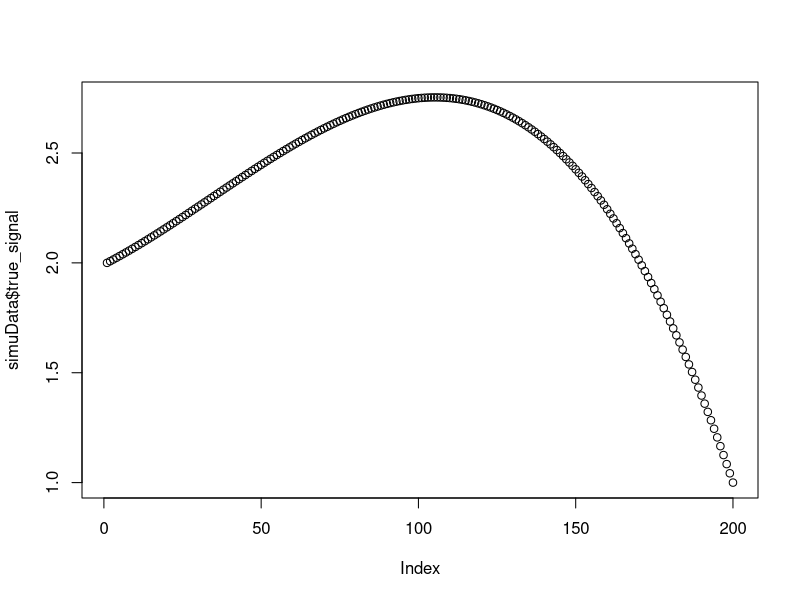

This figure's R source: (Note: this script raises an error after producing the figure.)
## ---- chunk 1
knitr::opts_knit$set(root.dir = '/home/gilberthan/Desktop/disk2/202409_tooth')
## ---- chunk 2

generate_simulation_data <- function(
    n_true_arrays = 20,
    n_noise_arrays = 5,
    n_positions = 100,
    base_expression = 3,
    signal_strength = 2,
    signal_noise_sd = 0.5,
    overdispersion =4 ,  # different overdispersion levels
    noise_sd = 1,  # standard deviation for Gaussian noise
    seed = 123
) {
  set.seed(seed)

  n_total_arrays <- n_true_arrays + n_noise_arrays

  # Generate position vector
  x <- seq(0, 1, length.out = n_positions)

  # Create polynomial signal pattern
  true_signal <- base_expression +
    signal_strength * (-x^3 + 0.5*x^2 + 0.3*x)  # cubic polynomial

  # Ensure signal is positive
  true_signal <- true_signal - min(true_signal) + 1

  # Create empty matrix
  sim_data <- matrix(
    NA,
    nrow = n_total_arrays,
    ncol = n_positions,
    dimnames = list(
      paste0("Array", 1:n_total_arrays),
      paste0("Pos", 1:n_positions)
    )
  )

  # Generate true signal arrays (1:20)
  for(i in 1:n_true_arrays) {
    # Add random noise to the true signal
    noisy_signal <- true_signal + rnorm(n_positions, mean = 0, sd = signal_noise_sd)
    # Ensure positivity
    noisy_signal <- pmax(noisy_signal, 0)
    sim_data[i, ] <- noisy_signal
  }

  # Generate pure noise arrays (21:25)
  for(i in (n_true_arrays + 1):n_total_arrays) {
    # Pure random Gaussian noise around base expression
    sim_data[i, ] <- pmax(rnorm(n_positions,
                           mean = base_expression,
                           sd = noise_sd),0)
  }

  return(list(
    data = sim_data,
    x = x,
    true_signal = true_signal,
    true_arrays = 1:n_true_arrays,
    noise_arrays = (n_true_arrays + 1):n_total_arrays
  ))
}

## ---- chunk 3
simuData <- generate_simulation_data(base_expression = 1.5,signal_strength=5,n_positions=200)
plot(simuData$true_signal)
#trueCol = c(rep("true",20), rep("false",5))
#getwd()
pdf("results/trajectory/20241210_conserved_model_validation/20241210_simudata1_heatmap.pdf")
Heatmap(simuData$data,cluster_rows = F,cluster_columns = F,show_column_names =  F, show_row_names = F,
        col=colorRamp2(c(0, 2, 4), c("blue", "white", "red")),split =  trueCol,border = T)
dev.off()
## ---- chunk 4
# Heatmap(simuData$data,cluster_rows = T,cluster_columns = F,
#         col=colorRamp2(c(0, 7, 15), c("blue", "white", "red")),show_column_names =  F)

formDataset <- function(dataMat,y){
  x = simuData$data %>%  t() %>% as.vector()
  y = rep(simuData$x,25)
  i = rep(1:25,each=200)
  return(list(x,y,i))
}
inputDat <- formDataset(simuData$data,simuData$x)
fit <- bayesian_gam_regression_nb_shape(x = inputDat[[2]],y = inputDat[[1]],array_idx = inputDat[[3]])

plot(inputDat[[2]][1:100],inputDat[[1]][1:100])

pdf("results/trajectory/20241210_conserved_model_validation/20241210_simudata1_valide.pdf")
fit$array_weights$Estimate %>% plot(xlab = "Array index",
                                    ylab = "phi",
                                    main = "Simulate datasets")
dev.off()

## ---- chunk 5
p <- plot_results_brms(fit)
ggsave(plot = p, "results/trajectory/20241210_conserved_model_validation/20241210_validate.pdf",width = 10,height = 3)
## ---- chunk 6
plot_fit <- function(fit) {
  # Extract data
  df <- fit$data


  # Plot 2: Data and fitted curve
  # Generate prediction data
  x_seq <- seq(min(df$x), max(df$x), length.out = 100)
  pred_data <- data.frame(
    x = x_seq,
    # Use the first array for predictions
    array = factor(rep(levels(df$array)[1], 100))
  )

  # Get predictions
  predictions <- predict(fit$fit, newdata = pred_data)

  pred_df <- data.frame(
    x = x_seq,
    y = predictions[,"Estimate"],
    lower = predictions[,"Q2.5"],
    upper = predictions[,"Q97.5"]
  )

  # Create the second plot
  p2 <- ggplot() +
    # Original data points
    geom_point(data = df,
               aes(x = x, y = y, color = array,
                   alpha = fit$array_weights$weight_norm[as.numeric(array)])) +
    # Fitted line
    geom_line(data = pred_df,
              aes(x = x, y = y),
              color = "red",
              size = 1) +
    # Confidence interval
    geom_ribbon(data = pred_df,
                aes(x = x, ymin = lower, ymax = upper),
                alpha = 0.2,
                fill = "red") +
    labs(title = "Data and Fitted GAM",
         x = "X",
         y = "Y") +
    theme_minimal() +
    theme(legend.position = "none")

  # Arrange plots
  p2
}

p1 <- plot_fit(fit = fit)+coord_cartesian(ylim = c(0, 6))


df <- data.frame(x = simuData$x, value = simuData$true_signal)
p2 <- ggplot(df, aes(x = x, y = value)) +
    geom_line() +
    theme_minimal() +
    labs(title = "True Signal Pattern",
         x = "Position",
         y = "Signal Value")+
    coord_cartesian(ylim = c(0, 6))
p1+p2

ggsave("results/trajectory/20241210_conserved_model_validation/20241210_simu1_plotfit.pdf",width = 10,height = 4)
